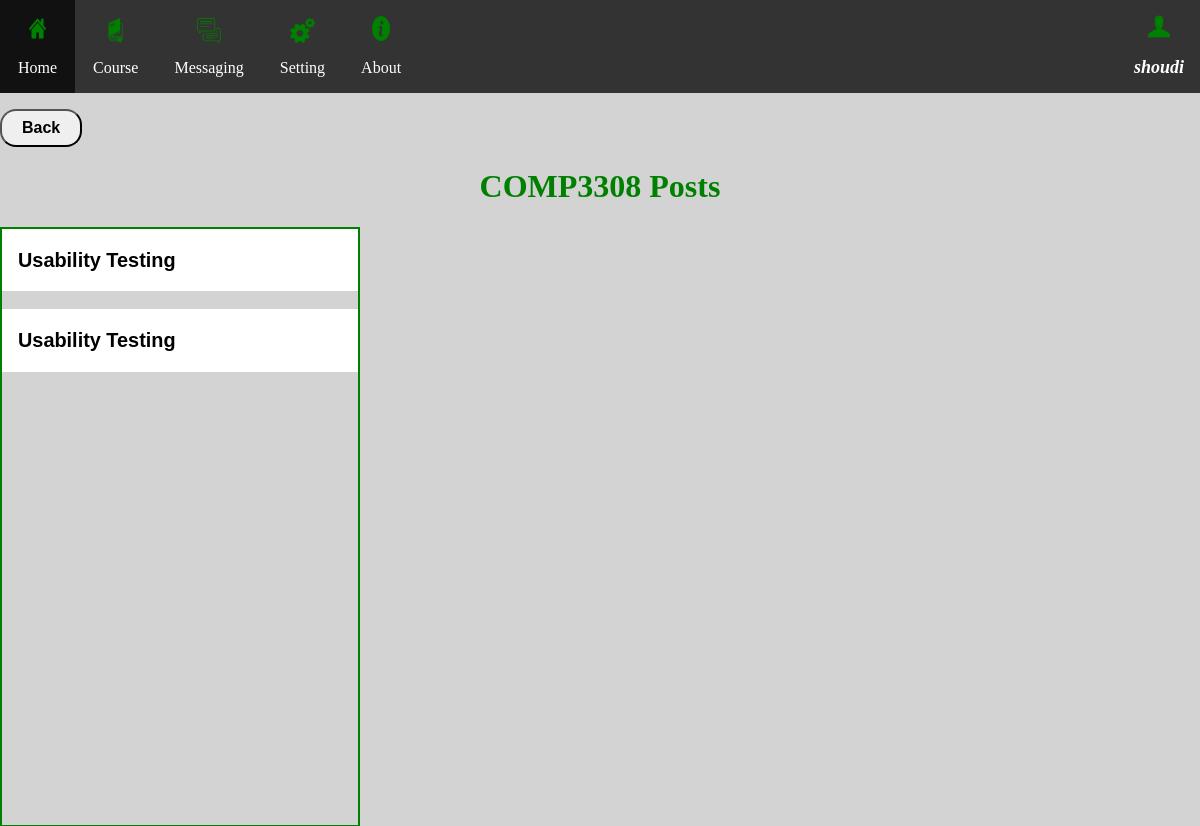
The app's page /viewPost/COMP3308 (signed in) with its own data.
### tables this page shows
CREATE TABLE Users(
            Id INTEGER Primary Key AUTOINCREMENT,
            username TEXT Unique,
            password TEXT,
            admin INTEGER DEFAULT 0,
            publicKey TEXT,
            signaturePublicKey TEXT,
            session_id TEXT
        );

CREATE TABLE Post(
            post_id INTEGER Primary Key AUTOINCREMENT,
            course_name TEXT,
            title TEXT,
            content TEXT
        );

### model.py (the view)
@app.route('/viewPost/<course_name>', methods=['GET'])
def viewPost(course_name):
    session_info = check_session(request)
    user_details = {}
    session = {}
    if session_info == False:
        return redirect(url_for("index"))
    else:
        user_details = session_info["user_details"]
        course_details = session_info["course_details"]
        session["logged_in"] = True
        post_details = sql_db.get_post(course_name)
        comment_details = sql_db.get_comment()
        return render_template('viewPost.html', session=session, page=page, user=user_details, course=course_details, post = post_details, course_name=course_name, comment=comment_details)

### model.py (called while the page is built)
def check_session(request):
    session_id = request.cookies.get("session_id")
    if session_id is None:
        return False
    else:
        current_username = sql_db.check_session_id(session_id)
        if current_username == []:
            return False
        else:
            current_username = current_username[0]['username']
            user_details = sql_db.get_user_info(current_username)[0]
            course_details = sql_db.get_course_info()
            return {"user_details":user_details, "course_details":course_details}

### sql.py (called while the page is built)
    def dictfetchall(self, cur):
        returnres = cur.fetchall()
        print(returnres)
        if returnres == []:
            return []
        cols = [a[0] for a in cur.description]
        print(cols)
        result = []
        for row in returnres:
            result.append({a:b for a,b in zip(cols, row)})
        print(result)
        return result

    def check_session_id(self, session_id):
        conn = sqlite3.connect(self.database_arg, check_same_thread=False)
        cur = conn.cursor()
        sql_query = """
                SELECT username
                FROM Users
                WHERE session_id = '{session_id}';
            """
        sql_query = sql_query.format(session_id=session_id)
        cur.execute(sql_query)
        current_user = self.dictfetchall(cur)
        return current_user

    def get_user_info(self, username):
        conn = sqlite3.connect(self.database_arg, check_same_thread=False)
        cur = conn.cursor()
        sql_query = """
                Select *
                From Users
                Where username = '{username}'
            """
        sql_query = sql_query.format(username=username)
        cur.execute(sql_query)
        user_info = self.dictfetchall(cur)
        conn.close()
        return user_info

    def get_course_info(self):
        conn = sqlite3.connect(self.database_arg, check_same_thread=False)
        cur = conn.cursor()
        sql_query = '''
                SELECT *
                From Course
        '''
        cur.execute(sql_query)
        course_detail = self.dictfetchall(cur)
        return course_detail

    def get_comment(self):
        conn = sqlite3.connect(self.database_arg, check_same_thread=False)
        cur = conn.cursor()
        sql_query = '''
                SELECT *
                From Comment
        '''
        cur.execute(sql_query)
        comment_detail = self.dictfetchall(cur)
        return comment_detail

### templates/viewPost.html (shortened to what this page needs)
{% include 'header.html' %}
<body xmlns="http://www.w3.org/1999/html">
<button type="button" onclick="window.location.href='{{ url_for('selectCourse', course_name=course_name)}}'" style="font-size: 16px; padding: 8px 20px; cursor: pointer; border-radius: 16px; text-align:left"><b>Back</b></button>
<center>
<h1 style="color:green">{{course_name}} Posts</h1>
<div class="tab">
    {% for instance in post%}
        <button class="tablinks" onmouseover="openPost(event, {{instance.post_id}})"><h3>{{instance.title}}</h3></button>
        <br>
    {% endfor %}
</div>
<div class="clearfix"></div>
</body>

### templates/header.html (shortened to what this page needs)
<head xmlns="">
<link rel="stylesheet" type="text/css" href="{{ url_for('static', filename='css/temp.css') }}">
</head>
<p>
  {% if session.logged_in %}
      <ul>
        <li><a class="active" href="/home"><image src="{{ url_for('static', filename='img/house-512.png') }}" height="3%"></image></br>Home</a></li>
        <div class="dropdown">
            <br>
            <image src="{{ url_for('static', filename='img/book-16-512.png') }}" height="3%"></image>
            <button class="dropbtn" onclick="myFunction('Course')">Course
            </button>
        </div>
        <div class="dropdown">
            <br>
            <image src="{{ url_for('static', filename='img/speech-bubble-5-512.png') }}" height="3%"></image>
            <button class="dropbtn" onclick="myFunction('Messaging')">Messaging
            </button>
        </div>
        <div class="dropdown">
            <br>
            <image src="{{ url_for('static', filename='img/settings-5-512.png') }}" height="3%"></image>
            <button class="dropbtn" onclick="myFunction('Setting')">Setting
            </button>
        </div>
        <li><a href="/about"><image src="{{ url_for('static', filename='img/about-512.png') }}" height="3%"></image></br>About</a></li>
        <li><b><image src="{{ url_for('static', filename='img/user-512.png') }}" height="3%"></image></br><i style="font-size: 18px;">{{user.username}}</i></b></li>
      </ul>
  {% else %}
      <ul>
          <li><a class="active" href="/home"><image src="{{ url_for('static', filename='img/house-512.png') }}" height="3%"></image></br>Home</a></li>
          <li><a href="/about"><image src="{{ url_for('static', filename='img/about-512.png') }}" height="3%"></image></br>About</a></li>
      </ul>
  {% endif %}
</p>

### static/css/temp.css (style rules this page uses)
ul { list-style-type: none; margin: 0; padding: 0; overflow: hidden; background-color: #333; }
li a { float: left; display: block; color: white; text-align: center; padding: 16px 18px; text-decoration: none; font-size: 16px; }
li b { float: right; display: block; color: white; text-align: center; padding: 14px 16px; text-decoration: none; }
html, body { height: 100%; margin: 0; padding: 0; background-color: lightgrey; }
body { min-height: 100%; }
img { padding: 0; display: block; margin: 0 auto; max-height: 45%; max-width: 45%; }
html, body, { position:fixed; top:0; bottom:0; left:0; right:0; }

### templates/header.html (style rules this page uses)
.dropdown { float: left; overflow: hidden; }
.dropdown .dropbtn { cursor: pointer; display: block; font-size: 16px; border: none; outline: none; color: white; padding: 16px 18px; background-color: inherit; font-family: inherit; margin: 0; text-align: center; text-decoration: none; }

### templates/viewPost.html (style rules this page uses)
* { box-sizing: border-box }
.tab { float: left; border: 2px solid green; background-color: lightgrey; width: 30%; min-height: 600px; }
.tab button { display: block; background-color: white; color: black; padding: 0px 16px; width: 100%; border: none; outline: none; text-align: left; cursor: pointer; font-size: 17px; }
.clearfix::after { content: ""; clear: both; display: table; }

### records on screen
Users: username "shoudi"
Post: title "Usability Testing"
Post: title "Usability Testing"

### other values on screen
{{ course_name }} "COMP3308"
